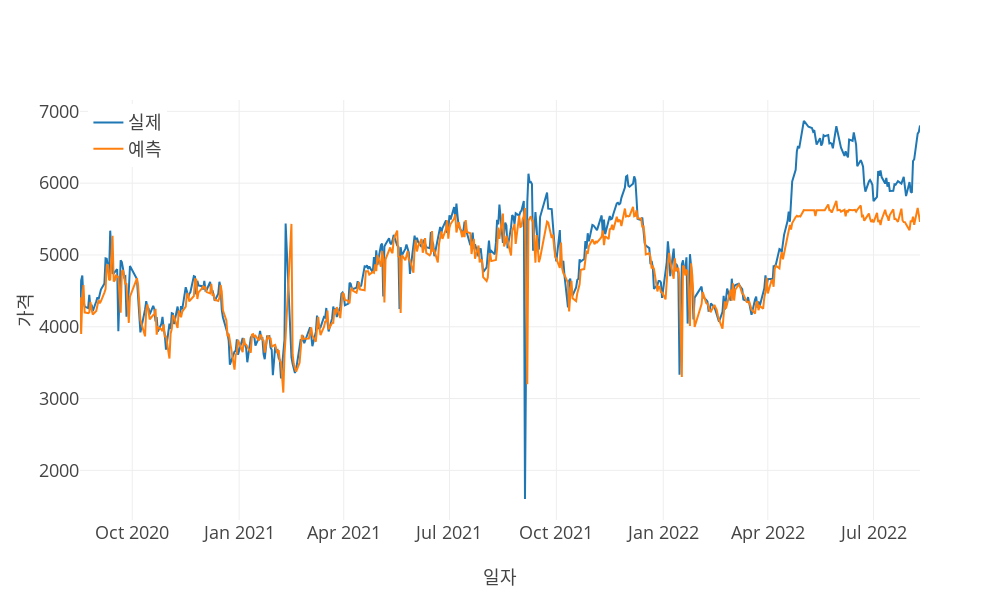

The notebook cell saved with this chart:
### Code cell
print("\nRandom Forest")
rf, _ = random_forest(X_train, y_train, search=True, **ml_searchCV_params, **{'scaler': output_scaler})
rf_predictions = rf.predict(X_test)
model_eval(y_test, rf_predictions, predictions_x_axis, stdout=stdout, vis=vis, **{'scaler': output_scaler})

### Figure 1 — Plotly figure (JSON) as saved in the notebook; plotly's stock layout.template omitted (floating-point values rounded to 4 significant figures; data arrays with more than 128 entries replaced by an {"elided": "..."} marker saying what was removed)
{"data": [{"mode": "lines", "name": "실제", "type": "scatter", "x": {"elided": "510 str values"}, "y": {"elided": "510 float values"}}, {"mode": "lines", "name": "예측", "type": "scatter", "x": {"elided": "510 str values"}, "y": {"elided": "510 float values"}}], "layout": {"height": 600, "legend": {"x": 0.01, "xanchor": "left", "y": 0.99, "yanchor": "top"}, "width": 1000, "xaxis": {"title": {"text": "일자"}}, "yaxis": {"title": {"text": "가격"}}}}
